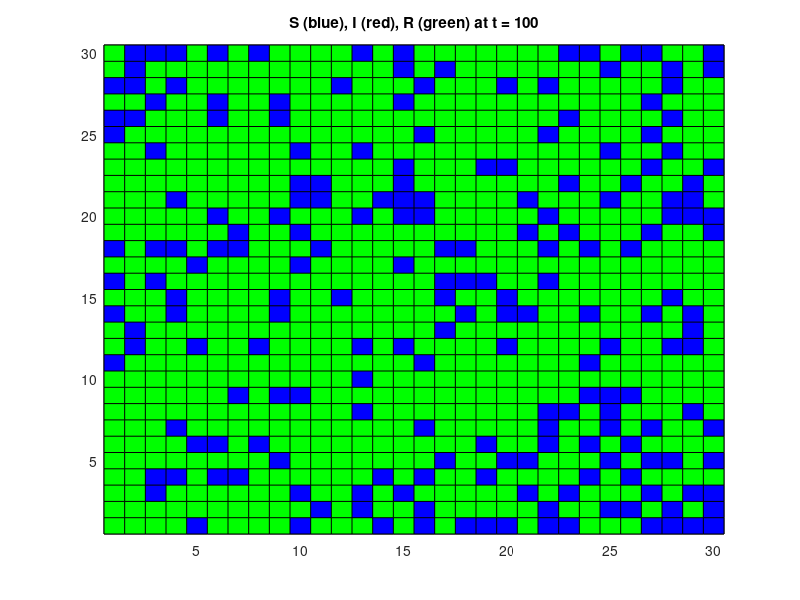

MATLAB code to generate this figure: (Note: a time limit stopped this script after it produced the figure.)
%% SIR Epidemic Model

% Adapted from a code written by Arezou Keshavarz 
% for the course:
%
% EE365 Stochastic Control
% Stanford University
%

close all;
clear all; 
clc



%% Parameters

% network of q x q agents
% agents are connected in a grid
% each agent is identified by a pair (i,j)
q = 30; 
T = 100; % final simulation time

% possible states of an agent
% 1 is S (susceptible), 2 is I (infected) and 3 is R (removed)
s=[1 2 3];

% transition probability matrix when at least one neighbor is I
pSI1 = 0.4; % probability S -> I

P1 = [1-pSI1 pSI1 0; 
      0.2 0.6 0.2; 
      0 0 1]; 

% transition probability matrix when none of the neighbors is I
P2 = [1 0 0; 
      0.2 0.6 0.2; 
      0 0 1]; 



%% Initialization

% X(i,j,t) is the state of agent (i,j) at time t. 

% Allocate matrix X to store the state evolution
X = ones(q,q,T+1); 

% agents (2,2) and (q-1,q-1) are initially I
% the others are all S
X(2,2,1) = 2; 
X(q-1,q-1,1) = 2;

% S is blue, I is red, and R is green.
cmap=[0 0 1; 1 0.3 0.3; 0 1 0];
colormap(cmap) % used by pcolor 

% plot initial state of the network, use pcolor
%
% ATTENTION
% pcolor discards last row/column, so add a fictitious row/column
figure(1)
pcolor([0.5:q+0.5],[0.5:q+0.5],[[X(:,:,1) 3*ones(q,1)]; ones(1,q+1)])
title('S (blue), I (red), R (green) at t = 0');
pause;

  
  
%% Simulate MC evolution
for t = 1:T  % time
  
  for i = 1:q  % row index
  
    for j = 1:q  % column index
      
      % check if at lest one neighbor is I
      ni = 0; 
      if (i > 1)
        ni = ni + (X(i-1,j,t) == 2); 
      end
      
      if i < q
        ni = ni+ (X(i+1,j,t) == 2); 
      end
      
      if (j > 1)
        ni = ni + (X(i,j-1,t) == 2); 
      end
      
      if (j < q)
        ni = ni + (X(i,j+1,t) == 2); 
      end
      
      % select the right transition probability matrix
      if ni > 0 
        P = P1; 
      else
        P = P2; 
      end
      
      % generate state for agent (i,j) at time t+1
      % according to transition probability matrix P
            
      % probability, slect the right row from P
      ps=P(X(i,j,t),:);
      
      % generate a sample for the next state
      X(i,j,t+1) = randsample(s,1,true,ps);
      
    end % for j
  end % for i
  

  % update figure
  figure(1)
  pcolor([0.5:q+0.5],[0.5:q+0.5],[[X(:,:,t+1) 3*ones(q,1)]; ones(1,q+1)])
  title(['S (blue), I (red), R (green) at t = ' num2str(t)]);
  pause(0.05);
  
end % for t



%% Compute and display results
% show the fraction of  S/I/R agents vs. time
for t = 1 : T+1
    nS(t) = sum(sum(X(:,:,t) == 1))/q^2; 
    nI(t) = sum(sum(X(:,:,t) == 2))/q^2; 
    nR(t) = sum(sum(X(:,:,t) == 3))/q^2; 
end

figure(2)
h2 = area(1:T+1,[nS; nI; nR]');
set(h2(1),'FaceColor',cmap(1,:));
set(h2(2),'FaceColor',cmap(2,:));
set(h2(3),'FaceColor',cmap(3,:));   
set(gca, 'YLim', [0 1]); 
legend('S','I','R');
title('Fraction of S/I/R agents')
xlabel('time');
